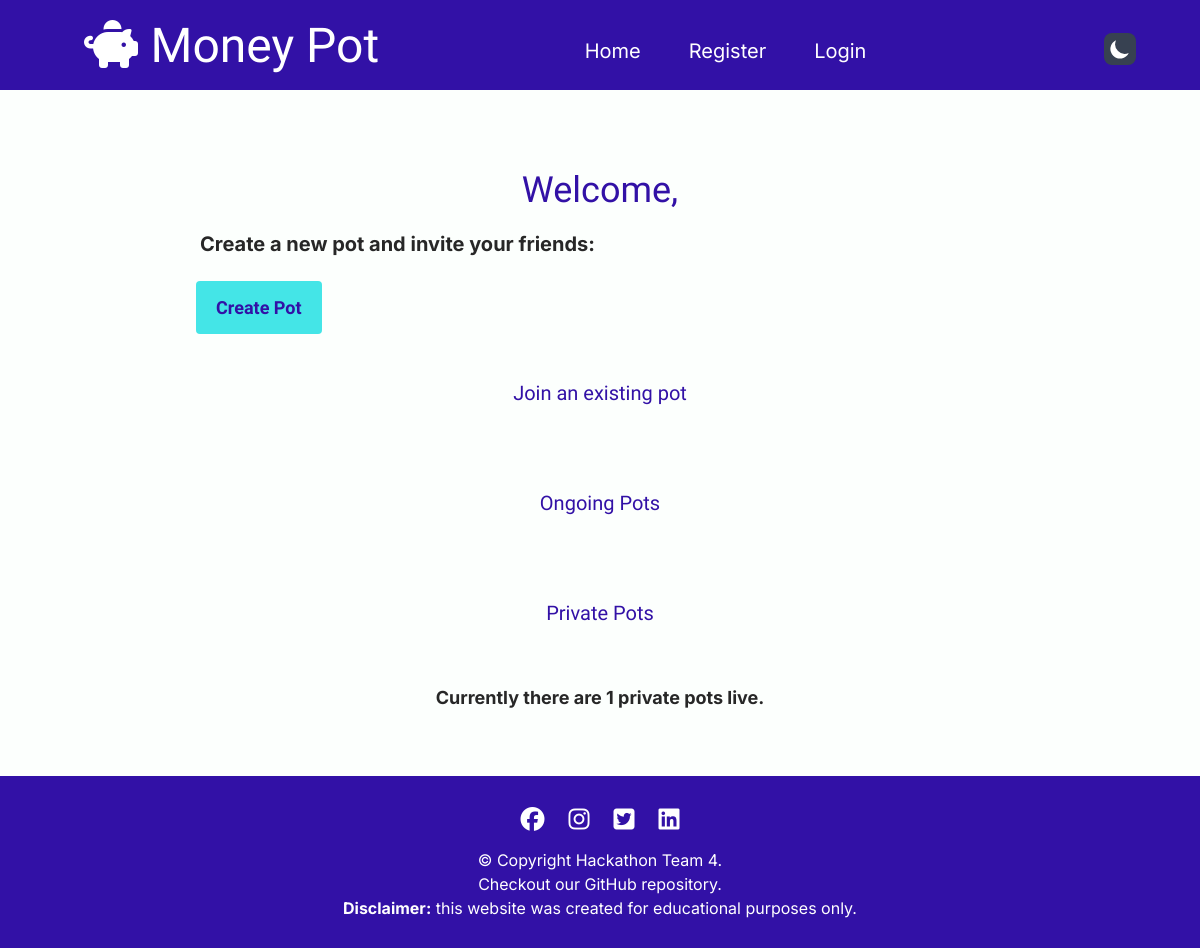
Page /dashboard/ on the earlier database version.
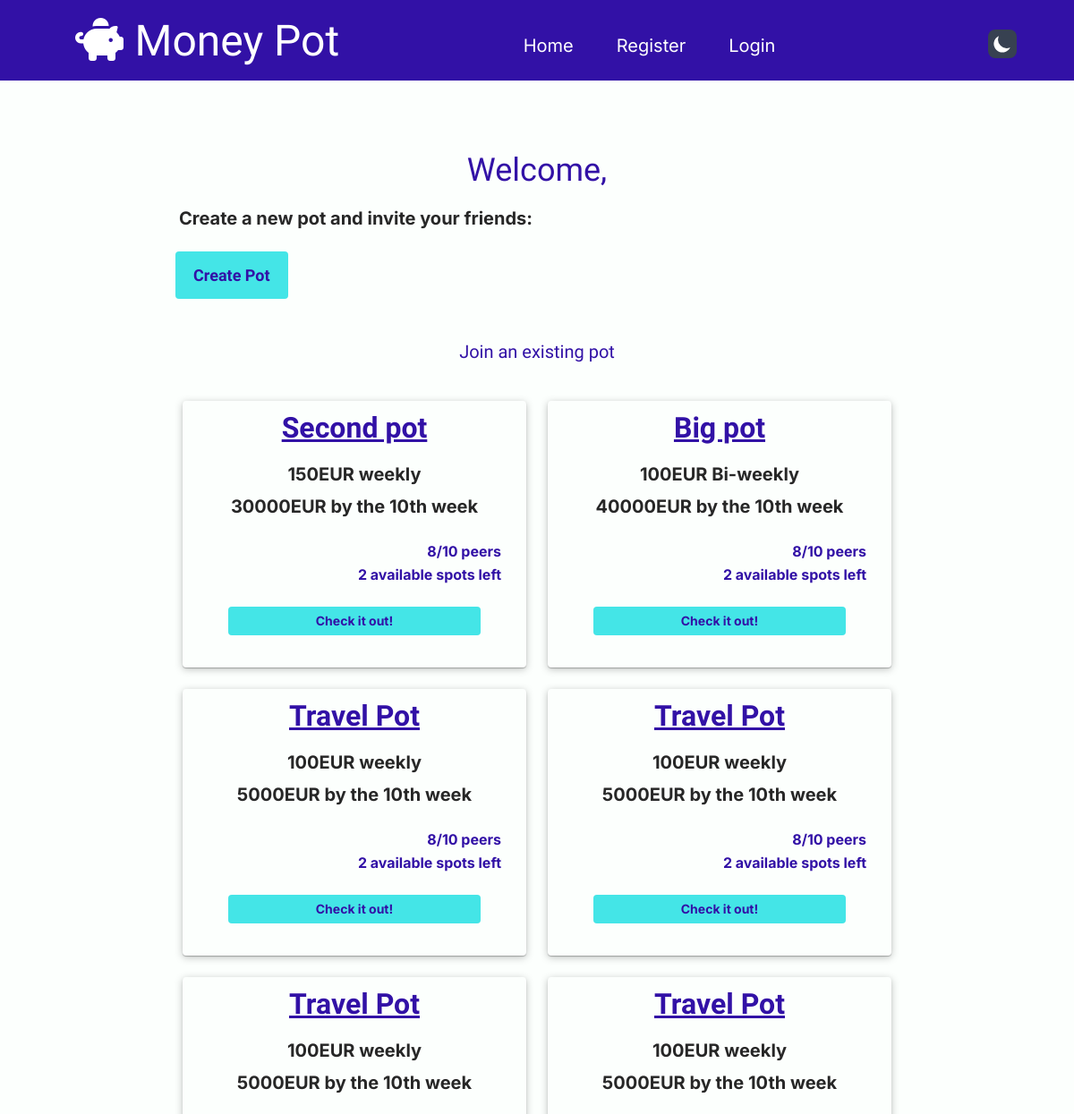
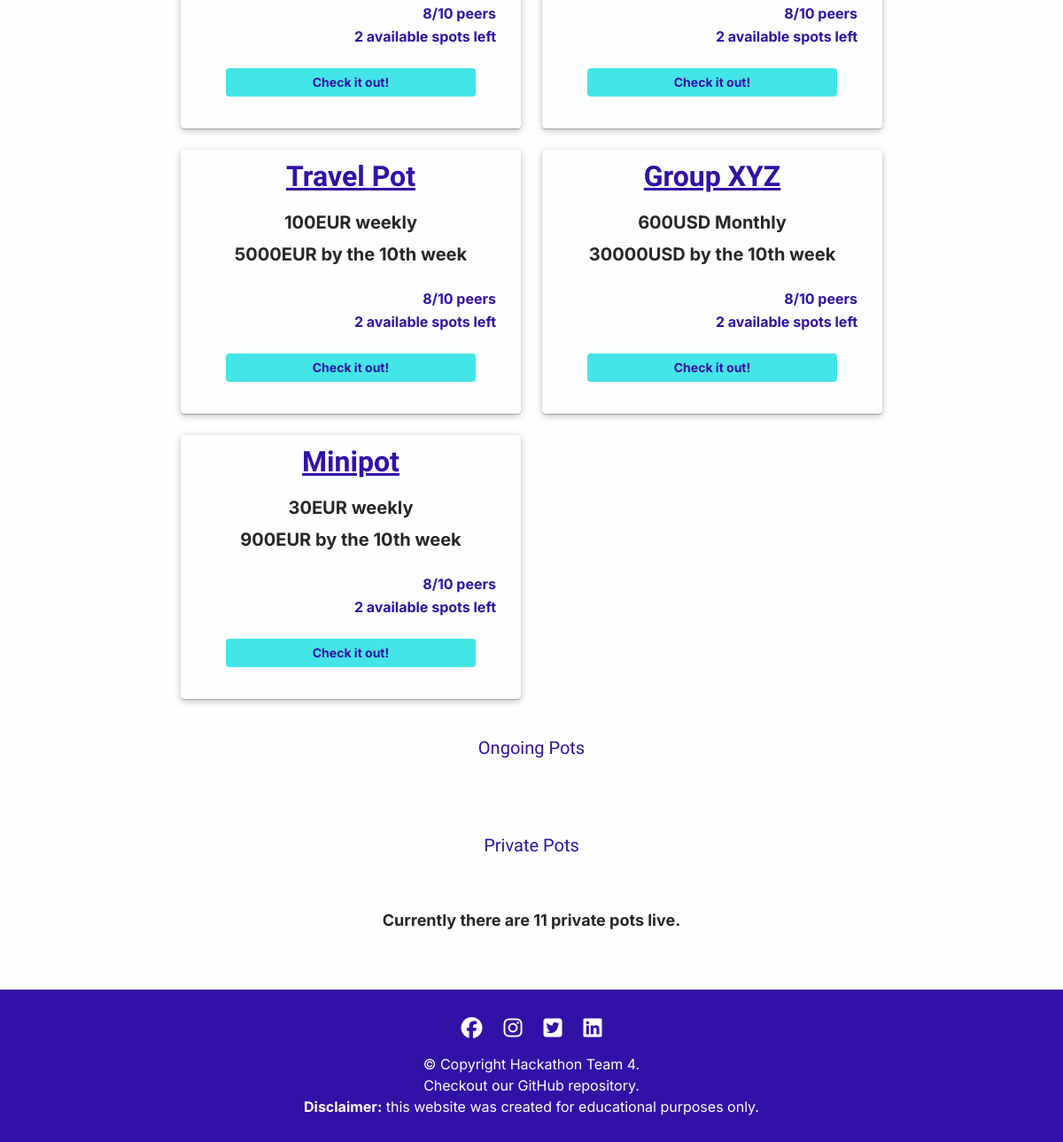
Same page on the later database version (2 pictures, top to bottom).
### app.py (models this page shows, shortened)
class Pots(db.Model):
    id = db.Column(db.Integer, primary_key=True)
    title = db.Column(db.String(50), nullable=False)
    goal = db.Column(db.Integer, nullable=False)
    currency = db.Column(db.String(50), nullable=False)
    cycle = db.Column(db.String(50), nullable=False)
    amount = db.Column(db.Integer, nullable=False)
    isPrivate = db.Column(db.Boolean, nullable=False)
    creator_id = db.Column(db.Integer, db.ForeignKey('users.id'))
    created_at = db.Column(db.DateTime, default=datetime.utcnow)
    participants = db.Column(db.JSON())

### app.py (the view)
@app.route('/dashboard/')
def dashboard():
    pots = Pots.query
    public_pots = pots.filter_by(isPrivate=False)
    private_pots = pots.filter_by(isPrivate=True)
    logged_user = ""
    if "user" in ssn:
        logged_user = ssn["user"]
    else:
        return render_template('dashboard.html', pots=public_pots, private_pots=private_pots)
    return render_template('dashboard.html', user=logged_user, pots=public_pots, private_pots=private_pots)

### templates/dashboard.html (shortened to what this page needs)
{% extends 'base.html' %}
{% block content %}
    {% if user != None %}
    <h1>Welcome, {{ user }}</h1>
        <header class="mb-[3rem]">
          <p class="p-5 mb-4 text-center text-xl font-bold md:text-left">Create a new pot and invite your friends:</p>
          <a href="{{ url_for('create_pot') }}" class="bg-fluorescent-blue font-archivo-black hover:text-white dark:bg-rajah rounded px-5 py-4 text-trypan-blue dark:text-raisen-black dark:hover:text-white text-lg font-bold ml-4 transition-opacity hover:opacity-90">Create Pot</a>
        </header>
        <h3 class="py-2 text-center border-y-[1px] border-baby-powder">Join an existing pot</h3>
        <div id="pots-container" class="grid px-6 grid-cols-1 md:grid-cols-2 xl:grid-cols-3 2xl:grid-cols-4 gap-6 py-[2rem]">
          {% for pot in pots %}
          <article class="rounded dark:bg-rhythm shadow-pot-card p-4">
            <div class="flex flex-col justify-center">
              <h5 class="text-[2rem] font-bold text-center mb-4 underline">{{ pot.title }}</h5>
              <p class="text-center text-xl font-bold my-2">{{ pot.amount }}{{ pot.currency }} {{ pot.cycle }}</p>
              <p class="text-center text-xl font-bold mb-6">{{ pot.goal }}{{ pot.currency }} by the 10th week</p>
              <p class="text-end mb-0.5 font-bold mr-3">8/10 peers</p>
              <p class="text-end mb-6 font-bold mr-3">2 available spots left</p>
              <a href="{{ url_for('create_pot') }}" class="mx-auto mb-5 py-1.5 bg-fluorescent-blue dark:bg-rajah rounded w-[80%] text-trypan-blue dark:text-raisen-black text-sm font-bold transition-opacity hover:opacity-90 text-center">Check it out!</a>
            </div>
          </article>
          {% endfor %}
        </div>
        <h3 class="py-2 text-center border-y-[1px] border-baby-powder">Ongoing Pots</h3>
        <div id="pots-container" class="grid grid-cols-5 gap-6 py-[2rem]">
        </div>
        <h3 class="py-2 mb-[3rem] text-center border-y-[1px] border-baby-powder">Private Pots</h3>
        <p class="px-5 text-center mb-[4rem] font-bold text-lg dark:text-rajah">Currently there are {{ private_pots.count() }} private pots live.</p>
    {% endif %}
{% endblock %}

### templates/base.html (shortened to what this page needs)
<!DOCTYPE html>
<html lang="en">
  <head>
    <link
      rel="stylesheet"
      href="{{ url_for('static', filename='css/styles.css') }}"
      type="text/css"
    />
    <link
      rel="stylesheet"
      href="{{ url_for('static', filename='css/output.css') }}"
    />
  </head>
  <body>
    <main class="min-h-screen flex flex-col justify-between">
      <div aria-label="content-wrapper">
        <header class="items-center lg:flex lg:py-5 lg:px-[4rem] lg:justify-between bg-trypan-blue dark:bg-space-cadet">
          <div class="pt-5 pl-5 lg:pt-0">
            <i class="fa-solid fa-piggy-bank text-2xl mr-2 sm:text-5xl text-white"></i>
            <span class="font-archivo-black text-2xl sm:text-5xl text-white"><a href="{{ url_for('home') }}">Money Pot</a></span>
          </div>
          <nav class="pt-3 pl-8 lg:pl-0 items-end bg-inherit lg:flex dark:bg-inherit">
            <ul class="hidden lg:flex lg:justify-center lg:space-x-[3rem] text-white md:text-xl" id="myTopNav">
              <li class="p-1 lg:p-0 hover:text-fluorescent-blue dark:hover:text-rajah">
                <a href="{{ url_for('home') }}">Home</a>
              </li>
              {% if session.user %}
              <li class="p-1 lg:p-0 hover:text-fluorescent-blue dark:hover:text-rajah">
                <a href="{{ url_for('dashboard') }}">Money Pots</a>
              </li>
              <li class="p-1 lg:p-0 hover:text-fluorescent-blue dark:hover:text-rajah">
                <a href="{{ url_for('logout') }}">Logout</a>
              </li>
              {% else %}
              <li class="p-1 lg:p-0 hover:text-fluorescent-blue dark:hover:text-rajah">
                <a href="{{ url_for('signup') }}">Register</a>
              </li>
              <li class="p-1 lg:p-0 hover:text-fluorescent-blue dark:hover:text-rajah">
                <a href="{{ url_for('login') }}">Login</a>
              </li>
              {% endif %}
            </ul>
          </nav>
          <button
            id="theme-toggle"
            type="button"
            class="ml-8 mt-2 mb-4 text-white dark:bg-white dark:text-space-cadet bg-gray-700 focus:outline-none dark:focus:ring-space-cadet rounded-lg text-sm p-1 lg:mb-0"
          >
            <svg
              id="theme-toggle-dark-icon"
              class="w-6 h-6 hidden"
              fill="currentColor"
              viewBox="0 0 20 20"
              xmlns="http://www.w3.org/2000/svg"
            >
              <path
                d="M17.293 13.293A8 8 0 016.707 2.707a8.001 8.001 0 1010.586 10.586z"
              ></path>
            </svg>
          </button>
        </header>
        <section class="mt-[2rem] md:mt-[5rem] flex flex-col md:w-[70%] md:mx-auto md:my-0">
          {% block content %} {% endblock %}
        </section>
      </div>
      <footer class="p-7 bg-trypan-blue dark:bg-space-cadet">
        <div>
          <ul class="flex justify-center pb-3 text-2xl text-white">
            <li class="mr-6 hover:text-fluorescent-blue">
              <a
                href="https://www.facebook.com"
                target="_blank"
                rel="noopener"
                aria-label="Visit our Facebook page (opens in a new tab)"
                ><i class="fa-brands fa-facebook"></i
              ></a>
            </li>
            <li class="mr-6 hover:text-fluorescent-blue">
              <a
                href="https://www.instagram.com"
                target="_blank"
                rel="noopener"
                aria-label="Visit our Instagram page (opens in a new tab)"
                ><i class="fa-brands fa-instagram"></i
              ></a>
            </li>
            <li class="mr-6 hover:text-fluorescent-blue">
              <a
                href="https://www.twitter.com"
                target="_blank"
                rel="noopener"
                aria-label="Visit our Twitter page (opens in a new tab)"
                ><i class="fa-brands fa-square-twitter"></i
              ></a>
            </li>
            <li class="hover:text-fluorescent-blue">
              <a
                href="https://www.linkedin.com"
                target="_blank"
                rel="noopener"
                aria-label="Visit our LinkedIn page (opens in a new tab)"
                ><i class="fa-brands fa-linkedin"></i
              ></a>
            </li>
          </ul>
        </div>
        <div>
          <p class="text-center text-white">© Copyright Hackathon Team 4.</p>
          <p class="text-center text-white hover:text-fluorescent-blue"><a
            href="https://github.com/AwsSG/revfinance"
            target="_blank"
            rel="noopener"
            aria-label="Checkout our repository (opens in a new tab)"
            >Checkout our GitHub repository.</a></p>
          <p class="text-center text-white">
            <span class="font-bold">Disclaimer:</span> this website was created
            for educational purposes only.
          </p>
        </div>
      </footer>
    </main>
  </body>
</html>

Differences in the rows shown:
added Pots: title "Second pot", amount "150", currency "EUR", cycle "weekly", goal "30000"
added Pots: title "Big pot", amount "100", currency "EUR", cycle "Bi-weekly", goal "40000"
added Pots: title "Travel Pot", amount "100", currency "EUR", cycle "weekly", goal "5000"
added Pots: title "Travel Pot", amount "100", currency "EUR", cycle "weekly", goal "5000"
added Pots: title "Travel Pot", amount "100", currency "EUR", cycle "weekly", goal "5000"
added Pots: title "Travel Pot", amount "100", currency "EUR", cycle "weekly", goal "5000"
added Pots: title "Travel Pot", amount "100", currency "EUR", cycle "weekly", goal "5000"
added Pots: title "Group XYZ", amount "600", currency "USD", cycle "Monthly", goal "30000"
added Pots: title "Minipot", amount "30", currency "EUR", cycle "weekly", goal "900"
Other differences:
{{ private_pots.count() }}: "1" → "11"
